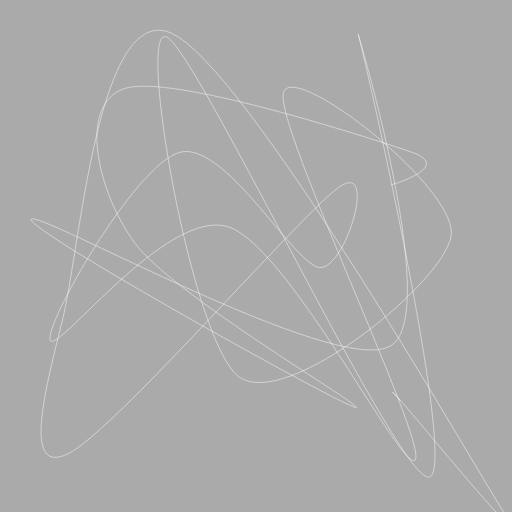
Frame 1 (no input)
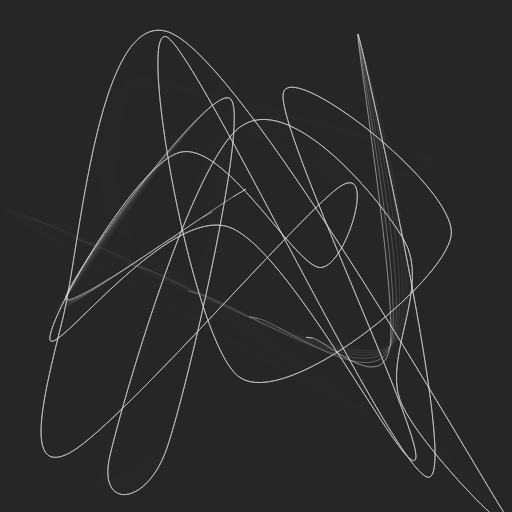
Frame 60 (no input)
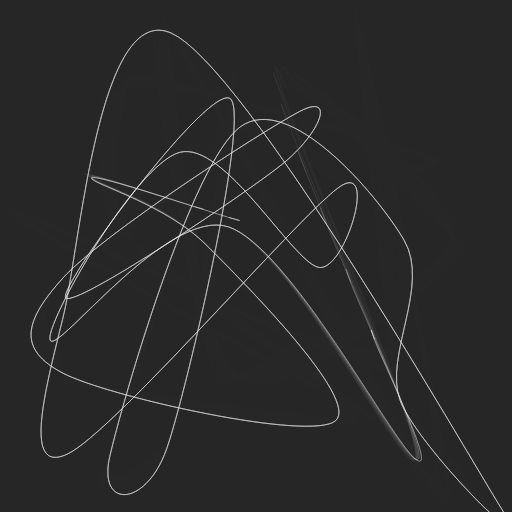
Frame 120 (the mouse pressed at the canvas centre since frame 60)

The p5.js sketch that drew these frames (run headless with seeded random() and noise() and a simulated clock; from frame 60 on, the mouse is pressed at the canvas centre):

// p5.js sketch
// ── sketch.js
const SIZE = 512;

let xs = [];
let ys = [];

let xHead = 400;
let yHead = 400;
let xTail = xs[0];
let yTail = ys[0];
let xTip, yTip;

let step = 1;

function setup() {
  createCanvas(SIZE, SIZE);
  noFill();
  for (let i = 0; i < 24; i++) {
    xs.push(random(SIZE));
    ys.push(random(SIZE));
  }
}

function draw() {
  background(40, 100);
  strokeWeight(0.5);
  stroke(250);

  let xButt = curvePoint(xs[1], xs[0], xTail, xTip, 1 - step);
  let yButt = curvePoint(ys[1], ys[0], yTail, yTip, 1 - step);

  let xNeck = curvePoint(
    xs[xs.length - 2],
    xs[xs.length - 1],
    xHead,
    xHead,
    step
  );
  let yNeck = curvePoint(
    ys[ys.length - 2],
    ys[ys.length - 1],
    yHead,
    yHead,
    step
  );

  beginShape();
  curveVertex(xButt, yButt);
  curveVertex(xButt, yButt);
  curveVertex(xButt, yButt);
  for (let i = 0; i < xs.length; i++) {
    curveVertex(xs[i], ys[i]);
  }
  curveVertex(xNeck, yNeck);
  curveVertex(xNeck, yNeck);
  curveVertex(xNeck, yNeck);
  endShape();
  stroke(255);
  point(xNeck, yNeck);
  chase();
}

function chase() {
  for (let i = 0; i < xs.length - 1; i++) {
    if (step >= 1) {
      xTip = xTail;
      yTip = yTail;
      xTail = xs[0];
      yTail = ys[0];
      xs.shift();
      ys.shift();

      xs.push(xHead);
      ys.push(yHead);
      xHead = random(SIZE / 10, (9 * SIZE) / 10);
      yHead = random(SIZE / 10, (9 * SIZE) / 10);
      step = 0;
    } else {
      step += 0.005;
    }
  }
  // xs[xs.length-1] += (xs[xs.length-1] - mouseX)/drag
  // ys[ys.length-1] += (ys[ys.length-1] - mouseY)/drag
}
